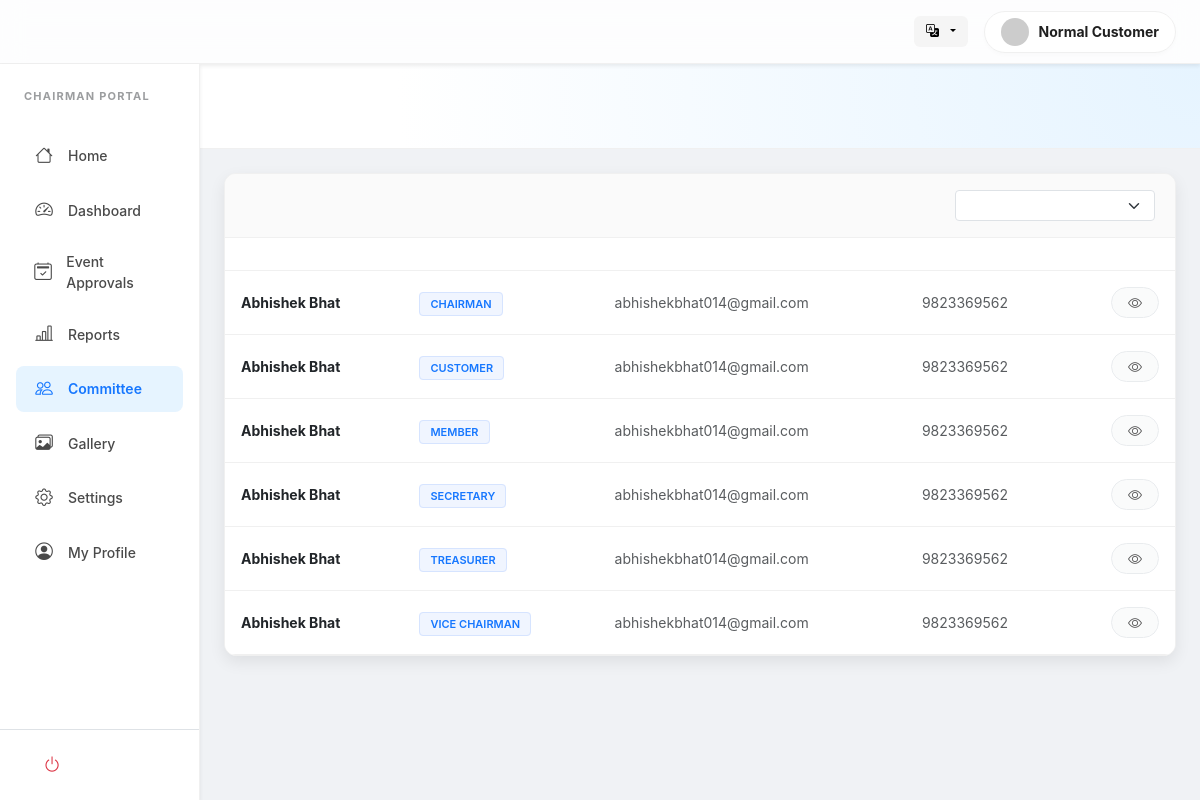
The page /users/chairman/committee.php (signed in) on the database its author committed.
### tables this page shows
CREATE TABLE `users` (
  `id` int(11) NOT NULL,
  `first_name` varchar(100) NOT NULL,
  `last_name` varchar(100) DEFAULT NULL,
  `phone` varchar(20) DEFAULT NULL,
  `photo` varchar(255) DEFAULT NULL,
  `email` varchar(150) NOT NULL,
  `password` varchar(255) NOT NULL,
  `created_at` timestamp NOT NULL DEFAULT current_timestamp(),
  `updated_at` timestamp NOT NULL DEFAULT current_timestamp() ON UPDATE current_timestamp()
);

CREATE TABLE `roles` (
  `id` int(11) NOT NULL,
  `name` varchar(50) NOT NULL,
  `description` text DEFAULT NULL,
  `created_at` timestamp NOT NULL DEFAULT current_timestamp(),
  `updated_at` timestamp NOT NULL DEFAULT current_timestamp() ON UPDATE current_timestamp()
);

### includes/lang.php (called while the page is built, shortened)
<?php
$lang = $_SESSION['lang']
    ?? $_COOKIE['lang']
    ?? 'en';

### includes/user_avatar.php (called while the page is built, shortened)
<?php
function get_user_avatar_url(string $uploadsPrefix = ''): string
{
    $name = trim($_SESSION['user_name'] ?? 'User');
    return 'https://ui-avatars.com/api/?name=' . urlencode($name ?: 'User') . '&background=random';
}

### users/chairman/committee.php (the view, shortened to what this page needs)
<?php
require __DIR__ . '/../../config/db.php';
require __DIR__ . '/../../includes/lang.php';
require __DIR__ . '/../../includes/user_avatar.php';
$loggedInUserPhoto = get_user_avatar_url('../../');
$roles = [];
$roleRes = mysqli_query($con, "SELECT id, name FROM roles ORDER BY name");
if ($roleRes) {
    while ($r = mysqli_fetch_assoc($roleRes)) {
        $roles[] = $r;
    }
}
$sql = "SELECT u.id, u.first_name, u.last_name, u.email, u.phone, r.name AS role_name, r.id AS role_id
        FROM users u
        JOIN user_roles ur ON ur.user_id = u.id
        JOIN roles r ON r.id = ur.role_id
        ORDER BY r.name, u.first_name";
$result = mysqli_query($con, $sql);
?>
<!DOCTYPE html>
<html lang="<?= $lang ?>">
<head>
    <link href="https://cdn.jsdelivr.net/npm/bootstrap@5.3.0/dist/css/bootstrap.min.css" rel="stylesheet">
    <link rel="stylesheet" href="https://cdn.jsdelivr.net/npm/bootstrap-icons@1.10.5/font/bootstrap-icons.css">
</head>
<body>
    <header class="ant-header shadow-sm">
        <div class="container-fluid px-4 d-flex align-items-center justify-content-between">
            <div class="d-flex align-items-center gap-3">
                <div class="dropdown">
                    <button class="lang-btn dropdown-toggle" type="button" data-bs-toggle="dropdown">
                        <i class="bi bi-translate me-1"></i>
                    </button>
                </div>
                <div class="user-pill">
                    <img src="<?= htmlspecialchars($loggedInUserPhoto) ?>" class="rounded-circle" width="28" height="28"
                        style="object-fit: cover;">
                    <span
                        class="small fw-bold d-none d-md-inline"><?= htmlspecialchars($_SESSION['user_name']) ?></span>
                </div>
            </div>
        </div>
    </header>
    <div class="container-fluid">
        <div class="row">
            <?php include 'sidebar.php'; ?>
            <main class="col-lg-10 p-0">
                <div class="dashboard-hero">
                </div>
                <div class="p-4 pb-5">
                    <div class="ant-card">
                        <div class="filter-bar">
                            <div class="d-flex align-items-center gap-2">
                                <select id="roleFilter" class="form-select form-select-sm" style="min-width: 200px;">
                                    <option value="all"><?php echo $t['all_roles']; ?></option>
                                    <?php foreach ($roles as $role): ?>
                                        <option value="<?= htmlspecialchars($role['name']) ?>">
                                        </option>
                                    <?php endforeach; ?>
                                </select>
                            </div>
                        </div>
                        <div class="table-responsive">
                            <table class="table ant-table mb-0">
                                <thead>
                                    <tr>
                                        <th><?php echo $t['full_name']; ?></th>
                                        <th><?php echo $t['role_name']; ?></th>
                                        <th><?php echo $t['email_label']; ?></th>
                                        <th><?php echo $t['phone_label']; ?></th>
                                        <th class="text-end"><?php echo $t['actions']; ?></th>
                                    </tr>
                                </thead>
                                <tbody>
                                    <?php if ($result && mysqli_num_rows($result) > 0): ?>
                                        <?php while ($row = mysqli_fetch_assoc($result)): ?>
                                            <tr data-role="<?= htmlspecialchars($row['role_name']) ?>">
                                                <td class="fw-bold text-dark">
                                                    <?= htmlspecialchars($row['first_name'] . ' ' . $row['last_name']) ?>
                                                </td>
                                                <td>
                                                    <span class="role-badge">
                                                        <?= htmlspecialchars($row['role_name']) ?>
                                                    </span>
                                                </td>
                                                <td class="text-muted small">
                                                    <?= htmlspecialchars($row['email']) ?>
                                                </td>
                                                <td class="text-muted small">
                                                    <?= htmlspecialchars($row['phone']) ?>
                                                </td>
                                                <td class="text-end">
                                                    <button class="btn btn-sm btn-light border rounded-pill px-3" disabled
                                                        title="View Only">
                                                        <i class="bi bi-eye"></i>
                                                    </button>
                                                </td>
                                            </tr>
                                        <?php endwhile; ?>
                                    <?php endif; ?>
                                </tbody>
                            </table>
                        </div>
                    </div>
                </div>
            </main>
        </div>
    </div>
</body>
</html>

### css/sidebar.css (style rules this page uses)
:root { --sb-width: 280px; --sb-bg: #ffffff; --sb-hover-bg: #f3f3f3; --sb-active-bg: #e6f4ff; --sb-active-text: #1677ff; --sb-text: #4a4a4a; --sb-text-hover: #000000; --sb-border-color: #f0f0f0; --sb-radius: 8px; --sb-transition: all 0.25s ease-in-out; --sb-top-offset: 0px; }

### users/chairman/committee.php (style rules this page uses)
:root { --ant-primary: #1677ff; --ant-primary-hover: #4096ff; --ant-bg-layout: #f0f2f5; --ant-border-color: #f0f0f0; --ant-text: rgba(0, 0, 0, 0.88); --ant-text-sec: rgba(0, 0, 0, 0.45); --ant-radius: 12px; --ant-shadow: 0 6px 16px 0 rgba(0, 0, 0, 0.08); }
body { font-family: -apple-system, BlinkMacSystemFont, 'Segoe UI', Roboto, sans-serif; background-color: var(--ant-bg-layout); color: var(--ant-text); -webkit-user-select: none; user-select: none; }
input, textarea, select { -webkit-user-select: text; user-select: text; }
.ant-header { background: rgba(255, 255, 255, 0.85); backdrop-filter: blur(12px); height: 64px; display: flex; align-items: center; border-bottom: 1px solid var(--ant-border-color); position: sticky; top: 0; z-index: 1000; }
.user-pill { background: #fff; padding: 6px 16px; border-radius: 50px; border: 1px solid var(--ant-border-color); display: flex; align-items: center; gap: 10px; box-shadow: 0 2px 4px rgba(0, 0, 0, 0.02); }
.lang-btn { border: none; background: #f5f5f5; font-size: 13px; font-weight: 600; padding: 6px 12px; border-radius: 6px; transition: 0.2s; }
.dashboard-hero { background: radial-gradient(circle at top right, #e6f4ff 0%, #ffffff 80%); padding: 40px 32px; border-bottom: 1px solid var(--ant-border-color); margin-bottom: 0; }
.ant-card { background: #fff; border: 1px solid var(--ant-border-color); border-radius: var(--ant-radius); box-shadow: var(--ant-shadow); overflow: hidden; }
.filter-bar { display: flex; align-items: center; justify-content: space-between; gap: 12px; flex-wrap: wrap; padding: 16px 20px; border-bottom: 1px solid var(--ant-border-color); background: #fafafa; }
.ant-table th { background: #ffffff; font-weight: 600; padding: 16px; font-size: 13px; color: var(--ant-text-sec); border-bottom: 1px solid var(--ant-border-color); text-transform: uppercase; }
.ant-table td { padding: 16px; border-bottom: 1px solid var(--ant-border-color); vertical-align: middle; font-size: 14px; }
.role-badge { font-size: 11px; font-weight: 600; padding: 4px 10px; border-radius: 4px; text-transform: uppercase; background: #f0f5ff; color: var(--ant-primary); border: 1px solid #d6e4ff; }

### users/chairman/sidebar.php (style rules this page uses)
:root { --sb-top-offset: 64px; --sb-active-text: #1677ff; --sb-active-bg: #e6f4ff; }

### rows shown on the page
users: first_name+last_name "Abhishek Bhat", roles.name "CHAIRMAN", email "abhishekbhat014@gmail.com", phone "9823369562", roles.name "CUSTOMER", roles.name "MEMBER", roles.name "SECRETARY", roles.name "TREASURER", roles.name "VICE CHAIRMAN"

### other values the page prints
$_SESSION['user_name'] "Normal Customer"
$t['chairman_portal'] "CHAIRMAN PORTAL"
$t['home'] "Home"
$t['dashboard'] "Dashboard"
$t['event_approvals'] "Event Approvals"
$t['reports'] "Reports"
$t['committee'] "Committee"
$t['gallery'] "Gallery"
$t['settings'] "Settings"
$t['my_profile'] "My Profile"
